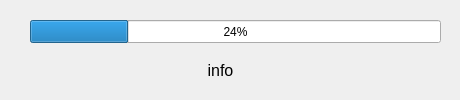
<?xml version="1.0" encoding="UTF-8"?>
<ui version="4.0">
 <class>Dialog</class>
 <widget class="QDialog" name="Dialog">
  <property name="geometry">
   <rect>
    <x>0</x>
    <y>0</y>
    <width>460</width>
    <height>100</height>
   </rect>
  </property>
  <property name="minimumSize">
   <size>
    <width>460</width>
    <height>100</height>
   </size>
  </property>
  <property name="maximumSize">
   <size>
    <width>460</width>
    <height>100</height>
   </size>
  </property>
  <property name="windowTitle">
   <string>进度</string>
  </property>
  <widget class="QProgressBar" name="progressBar">
   <property name="geometry">
    <rect>
     <x>30</x>
     <y>20</y>
     <width>411</width>
     <height>23</height>
    </rect>
   </property>
   <property name="value">
    <number>24</number>
   </property>
  </widget>
  <widget class="QLabel" name="labelInfo">
   <property name="geometry">
    <rect>
     <x>50</x>
     <y>60</y>
     <width>341</width>
     <height>20</height>
    </rect>
   </property>
   <property name="font">
    <font>
     <family>Arial</family>
     <pointsize>12</pointsize>
    </font>
   </property>
   <property name="text">
    <string>info</string>
   </property>
   <property name="alignment">
    <set>Qt::AlignCenter</set>
   </property>
  </widget>
 </widget>
 <resources/>
 <connections/>
</ui>
